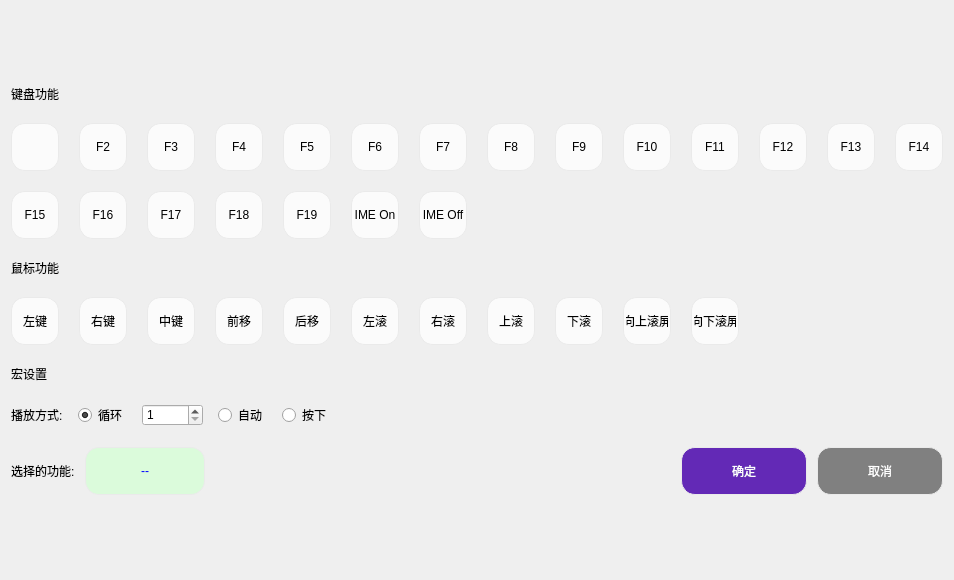
<?xml version="1.0" encoding="UTF-8"?>
<ui version="4.0">
 <class>DialogFNPicker</class>
 <widget class="QDialog" name="DialogFNPicker">
  <property name="geometry">
   <rect>
    <x>0</x>
    <y>0</y>
    <width>843</width>
    <height>580</height>
   </rect>
  </property>
  <property name="windowTitle">
   <string>Dialog</string>
  </property>
  <property name="styleSheet">
   <string notr="true">QPushButton {
                    border: 1px solid #EAEAEA;
                    border-radius: 14px;
                    padding: 2px 2px;
                    color: black;
                    outline: none;
                    background-color: #FBFBFB ;
                        min-width:42px;
                        max-width:42px;
                        min-height:42px;}

        QPushButton:hover { background-color: #E0EAE0; border: 1px solid blue;}</string>
  </property>
  <layout class="QHBoxLayout" name="horizontalLayout_4">
   <item>
    <spacer name="horizontalSpacer_4">
     <property name="orientation">
      <enum>Qt::Orientation::Horizontal</enum>
     </property>
     <property name="sizeHint" stdset="0">
      <size>
       <width>101</width>
       <height>20</height>
      </size>
     </property>
    </spacer>
   </item>
   <item>
    <layout class="QVBoxLayout" name="verticalLayout">
     <property name="spacing">
      <number>20</number>
     </property>
     <item>
      <spacer name="verticalSpacer">
       <property name="orientation">
        <enum>Qt::Orientation::Vertical</enum>
       </property>
       <property name="sizeHint" stdset="0">
        <size>
         <width>20</width>
         <height>119</height>
        </size>
       </property>
      </spacer>
     </item>
     <item>
      <widget class="QLabel" name="labelTitle1">
       <property name="text">
        <string>键盘功能</string>
       </property>
      </widget>
     </item>
     <item>
      <layout class="QGridLayout" name="gridLayout1">
       <item row="0" column="0">
        <widget class="QPushButton" name="pushButton_F01">
         <property name="toolTip">
          <string notr="true"/>
         </property>
         <property name="text">
          <string notr="true"/>
         </property>
         <property name="icon">
          <iconset resource="../res.qrc">
           <normaloff>:/images/macro/fn0/fn.png</normaloff>:/images/macro/fn0/fn.png</iconset>
         </property>
         <property name="checkable">
          <bool>true</bool>
         </property>
         <property name="autoExclusive">
          <bool>true</bool>
         </property>
         <attribute name="buttonGroup">
          <string notr="true">buttonGroup</string>
         </attribute>
        </widget>
       </item>
       <item row="0" column="1">
        <widget class="QPushButton" name="pushButton_F02">
         <property name="toolTip">
          <string notr="true"/>
         </property>
         <property name="text">
          <string notr="true">F2</string>
         </property>
         <property name="checkable">
          <bool>true</bool>
         </property>
         <property name="autoExclusive">
          <bool>true</bool>
         </property>
         <attribute name="buttonGroup">
          <string notr="true">buttonGroup</string>
         </attribute>
        </widget>
       </item>
       <item row="0" column="2">
        <widget class="QPushButton" name="pushButton_F03">
         <property name="toolTip">
          <string notr="true"/>
         </property>
         <property name="text">
          <string notr="true">F3</string>
         </property>
         <property name="checkable">
          <bool>true</bool>
         </property>
         <property name="autoExclusive">
          <bool>true</bool>
         </property>
         <attribute name="buttonGroup">
          <string notr="true">buttonGroup</string>
         </attribute>
        </widget>
       </item>
       <item row="0" column="3">
        <widget class="QPushButton" name="pushButton_F04">
         <property name="toolTip">
          <string notr="true"/>
         </property>
         <property name="text">
          <string notr="true">F4</string>
         </property>
         <property name="checkable">
          <bool>true</bool>
         </property>
         <property name="autoExclusive">
          <bool>true</bool>
         </property>
         <attribute name="buttonGroup">
          <string notr="true">buttonGroup</string>
         </attribute>
        </widget>
       </item>
       <item row="0" column="4">
        <widget class="QPushButton" name="pushButton_F05">
         <property name="toolTip">
          <string notr="true"/>
         </property>
         <property name="text">
          <string notr="true">F5</string>
         </property>
         <property name="checkable">
          <bool>true</bool>
         </property>
         <property name="autoExclusive">
          <bool>true</bool>
         </property>
         <attribute name="buttonGroup">
          <string notr="true">buttonGroup</string>
         </attribute>
        </widget>
       </item>
       <item row="0" column="5">
        <widget class="QPushButton" name="pushButton_F06">
         <property name="toolTip">
          <string notr="true"/>
         </property>
         <property name="text">
          <string notr="true">F6</string>
         </property>
         <property name="checkable">
          <bool>true</bool>
         </property>
         <property name="autoExclusive">
          <bool>true</bool>
         </property>
         <attribute name="buttonGroup">
          <string notr="true">buttonGroup</string>
         </attribute>
        </widget>
       </item>
       <item row="0" column="6">
        <widget class="QPushButton" name="pushButton_F07">
         <property name="toolTip">
          <string notr="true"/>
         </property>
         <property name="text">
          <string notr="true">F7</string>
         </property>
         <property name="checkable">
          <bool>true</bool>
         </property>
         <property name="autoExclusive">
          <bool>true</bool>
         </property>
         <attribute name="buttonGroup">
          <string notr="true">buttonGroup</string>
         </attribute>
        </widget>
       </item>
       <item row="0" column="7">
        <widget class="QPushButton" name="pushButton_F08">
         <property name="toolTip">
          <string notr="true"/>
         </property>
         <property name="text">
          <string notr="true">F8</string>
         </property>
         <property name="checkable">
          <bool>true</bool>
         </property>
         <property name="autoExclusive">
          <bool>true</bool>
         </property>
         <attribute name="buttonGroup">
          <string notr="true">buttonGroup</string>
         </attribute>
        </widget>
       </item>
       <item row="0" column="8">
        <widget class="QPushButton" name="pushButton_F09">
         <property name="toolTip">
          <string notr="true"/>
         </property>
         <property name="text">
          <string notr="true">F9</string>
         </property>
         <property name="checkable">
          <bool>true</bool>
         </property>
         <property name="autoExclusive">
          <bool>true</bool>
         </property>
         <attribute name="buttonGroup">
          <string notr="true">buttonGroup</string>
         </attribute>
        </widget>
       </item>
       <item row="0" column="9">
        <widget class="QPushButton" name="pushButton_F10">
         <property name="toolTip">
          <string notr="true"/>
         </property>
         <property name="text">
          <string notr="true">F10</string>
         </property>
         <property name="checkable">
          <bool>true</bool>
         </property>
         <property name="autoExclusive">
          <bool>true</bool>
         </property>
         <attribute name="buttonGroup">
          <string notr="true">buttonGroup</string>
         </attribute>
        </widget>
       </item>
       <item row="0" column="10">
        <widget class="QPushButton" name="pushButton_F11">
         <property name="toolTip">
          <string notr="true"/>
         </property>
         <property name="text">
          <string notr="true">F11</string>
         </property>
         <property name="checkable">
          <bool>true</bool>
         </property>
         <property name="autoExclusive">
          <bool>true</bool>
         </property>
         <attribute name="buttonGroup">
          <string notr="true">buttonGroup</string>
         </attribute>
        </widget>
       </item>
       <item row="0" column="11">
        <widget class="QPushButton" name="pushButton_F12">
         <property name="toolTip">
          <string notr="true"/>
         </property>
         <property name="text">
          <string notr="true">F12</string>
         </property>
         <property name="checkable">
          <bool>true</bool>
         </property>
         <property name="autoExclusive">
          <bool>true</bool>
         </property>
         <attribute name="buttonGroup">
          <string notr="true">buttonGroup</string>
         </attribute>
        </widget>
       </item>
       <item row="0" column="12">
        <widget class="QPushButton" name="pushButton_F13">
         <property name="toolTip">
          <string notr="true"/>
         </property>
         <property name="text">
          <string notr="true">F13</string>
         </property>
         <property name="checkable">
          <bool>true</bool>
         </property>
         <property name="autoExclusive">
          <bool>true</bool>
         </property>
         <attribute name="buttonGroup">
          <string notr="true">buttonGroup</string>
         </attribute>
        </widget>
       </item>
       <item row="0" column="13">
        <widget class="QPushButton" name="pushButton_F14">
         <property name="toolTip">
          <string notr="true"/>
         </property>
         <property name="text">
          <string notr="true">F14</string>
         </property>
         <property name="checkable">
          <bool>true</bool>
         </property>
         <property name="autoExclusive">
          <bool>true</bool>
         </property>
         <attribute name="buttonGroup">
          <string notr="true">buttonGroup</string>
         </attribute>
        </widget>
       </item>
       <item row="1" column="0">
        <widget class="QPushButton" name="pushButton_F15">
         <property name="toolTip">
          <string notr="true"/>
         </property>
         <property name="text">
          <string notr="true">F15</string>
         </property>
         <property name="checkable">
          <bool>true</bool>
         </property>
         <property name="autoExclusive">
          <bool>true</bool>
         </property>
         <attribute name="buttonGroup">
          <string notr="true">buttonGroup</string>
         </attribute>
        </widget>
       </item>
       <item row="1" column="1">
        <widget class="QPushButton" name="pushButton_F16">
         <property name="toolTip">
          <string notr="true"/>
         </property>
         <property name="text">
          <string notr="true">F16</string>
         </property>
         <property name="checkable">
          <bool>true</bool>
         </property>
         <property name="autoExclusive">
          <bool>true</bool>
         </property>
         <attribute name="buttonGroup">
          <string notr="true">buttonGroup</string>
         </attribute>
        </widget>
       </item>
       <item row="1" column="2">
        <widget class="QPushButton" name="pushButton_F17">
         <property name="toolTip">
          <string notr="true"/>
         </property>
         <property name="text">
          <string notr="true">F17</string>
         </property>
         <property name="checkable">
          <bool>true</bool>
         </property>
         <property name="autoExclusive">
          <bool>true</bool>
         </property>
         <attribute name="buttonGroup">
          <string notr="true">buttonGroup</string>
         </attribute>
        </widget>
       </item>
       <item row="1" column="3">
        <widget class="QPushButton" name="pushButton_F18">
         <property name="toolTip">
          <string notr="true"/>
         </property>
         <property name="text">
          <string notr="true">F18</string>
         </property>
         <property name="checkable">
          <bool>true</bool>
         </property>
         <property name="autoExclusive">
          <bool>true</bool>
         </property>
         <attribute name="buttonGroup">
          <string notr="true">buttonGroup</string>
         </attribute>
        </widget>
       </item>
       <item row="1" column="4">
        <widget class="QPushButton" name="pushButton_F19">
         <property name="toolTip">
          <string notr="true"/>
         </property>
         <property name="text">
          <string notr="true">F19</string>
         </property>
         <property name="checkable">
          <bool>true</bool>
         </property>
         <property name="autoExclusive">
          <bool>true</bool>
         </property>
         <attribute name="buttonGroup">
          <string notr="true">buttonGroup</string>
         </attribute>
        </widget>
       </item>
       <item row="1" column="5">
        <widget class="QPushButton" name="pushButton_F20">
         <property name="toolTip">
          <string notr="true"/>
         </property>
         <property name="text">
          <string notr="true">IME On</string>
         </property>
         <property name="checkable">
          <bool>true</bool>
         </property>
         <property name="autoExclusive">
          <bool>true</bool>
         </property>
         <attribute name="buttonGroup">
          <string notr="true">buttonGroup</string>
         </attribute>
        </widget>
       </item>
       <item row="1" column="6">
        <widget class="QPushButton" name="pushButton_F21">
         <property name="toolTip">
          <string notr="true"/>
         </property>
         <property name="text">
          <string notr="true">IME Off</string>
         </property>
         <property name="checkable">
          <bool>true</bool>
         </property>
         <property name="autoExclusive">
          <bool>true</bool>
         </property>
         <attribute name="buttonGroup">
          <string notr="true">buttonGroup</string>
         </attribute>
        </widget>
       </item>
      </layout>
     </item>
     <item>
      <widget class="QLabel" name="labelTitle2">
       <property name="text">
        <string>鼠标功能</string>
       </property>
      </widget>
     </item>
     <item>
      <layout class="QHBoxLayout" name="horizontalLayout">
       <item>
        <widget class="QPushButton" name="pushButton_Mouse00">
         <property name="text">
          <string>左键</string>
         </property>
         <property name="checkable">
          <bool>true</bool>
         </property>
         <property name="autoExclusive">
          <bool>true</bool>
         </property>
         <attribute name="buttonGroup">
          <string notr="true">buttonGroup</string>
         </attribute>
        </widget>
       </item>
       <item>
        <widget class="QPushButton" name="pushButton_Mouse01">
         <property name="text">
          <string>右键</string>
         </property>
         <property name="checkable">
          <bool>true</bool>
         </property>
         <property name="autoExclusive">
          <bool>true</bool>
         </property>
         <attribute name="buttonGroup">
          <string notr="true">buttonGroup</string>
         </attribute>
        </widget>
       </item>
       <item>
        <widget class="QPushButton" name="pushButton_Mouse02">
         <property name="text">
          <string>中键</string>
         </property>
         <property name="checkable">
          <bool>true</bool>
         </property>
         <property name="autoExclusive">
          <bool>true</bool>
         </property>
         <attribute name="buttonGroup">
          <string notr="true">buttonGroup</string>
         </attribute>
        </widget>
       </item>
       <item>
        <widget class="QPushButton" name="pushButton_Mouse03">
         <property name="text">
          <string>前移</string>
         </property>
         <property name="checkable">
          <bool>true</bool>
         </property>
         <property name="autoExclusive">
          <bool>true</bool>
         </property>
         <attribute name="buttonGroup">
          <string notr="true">buttonGroup</string>
         </attribute>
        </widget>
       </item>
       <item>
        <widget class="QPushButton" name="pushButton_Mouse04">
         <property name="text">
          <string>后移</string>
         </property>
         <property name="checkable">
          <bool>true</bool>
         </property>
         <property name="autoExclusive">
          <bool>true</bool>
         </property>
         <attribute name="buttonGroup">
          <string notr="true">buttonGroup</string>
         </attribute>
        </widget>
       </item>
       <item>
        <widget class="QPushButton" name="pushButton_Mouse05">
         <property name="text">
          <string>左滚</string>
         </property>
         <property name="checkable">
          <bool>true</bool>
         </property>
         <property name="autoExclusive">
          <bool>true</bool>
         </property>
         <attribute name="buttonGroup">
          <string notr="true">buttonGroup</string>
         </attribute>
        </widget>
       </item>
       <item>
        <widget class="QPushButton" name="pushButton_Mouse06">
         <property name="text">
          <string>右滚</string>
         </property>
         <property name="checkable">
          <bool>true</bool>
         </property>
         <property name="autoExclusive">
          <bool>true</bool>
         </property>
         <attribute name="buttonGroup">
          <string notr="true">buttonGroup</string>
         </attribute>
        </widget>
       </item>
       <item>
        <widget class="QPushButton" name="pushButton_Mouse07">
         <property name="text">
          <string>上滚</string>
         </property>
         <property name="checkable">
          <bool>true</bool>
         </property>
         <property name="autoExclusive">
          <bool>true</bool>
         </property>
         <attribute name="buttonGroup">
          <string notr="true">buttonGroup</string>
         </attribute>
        </widget>
       </item>
       <item>
        <widget class="QPushButton" name="pushButton_Mouse08">
         <property name="text">
          <string>下滚</string>
         </property>
         <property name="checkable">
          <bool>true</bool>
         </property>
         <property name="autoExclusive">
          <bool>true</bool>
         </property>
         <attribute name="buttonGroup">
          <string notr="true">buttonGroup</string>
         </attribute>
        </widget>
       </item>
       <item>
        <widget class="QPushButton" name="pushButton_Mouse09">
         <property name="text">
          <string>向上滚屏</string>
         </property>
         <property name="checkable">
          <bool>true</bool>
         </property>
         <property name="autoExclusive">
          <bool>true</bool>
         </property>
         <attribute name="buttonGroup">
          <string notr="true">buttonGroup</string>
         </attribute>
        </widget>
       </item>
       <item>
        <widget class="QPushButton" name="pushButton_Mouse10">
         <property name="text">
          <string>向下滚屏</string>
         </property>
         <property name="checkable">
          <bool>true</bool>
         </property>
         <property name="autoExclusive">
          <bool>true</bool>
         </property>
         <attribute name="buttonGroup">
          <string notr="true">buttonGroup</string>
         </attribute>
        </widget>
       </item>
       <item>
        <spacer name="horizontalSpacer_2">
         <property name="orientation">
          <enum>Qt::Orientation::Horizontal</enum>
         </property>
         <property name="sizeHint" stdset="0">
          <size>
           <width>40</width>
           <height>20</height>
          </size>
         </property>
        </spacer>
       </item>
      </layout>
     </item>
     <item>
      <widget class="QLabel" name="labelTitle3">
       <property name="text">
        <string>宏设置</string>
       </property>
      </widget>
     </item>
     <item>
      <layout class="QHBoxLayout" name="horizontalLayout_3">
       <property name="spacing">
        <number>15</number>
       </property>
       <item>
        <widget class="QLabel" name="labelTitle">
         <property name="text">
          <string>播放方式:</string>
         </property>
        </widget>
       </item>
       <item>
        <widget class="QRadioButton" name="radioButtonM1">
         <property name="text">
          <string>循环</string>
         </property>
         <property name="checked">
          <bool>true</bool>
         </property>
        </widget>
       </item>
       <item>
        <widget class="QSpinBox" name="spinBoxM">
         <property name="minimum">
          <number>1</number>
         </property>
         <property name="maximum">
          <number>10000</number>
         </property>
        </widget>
       </item>
       <item>
        <widget class="QRadioButton" name="radioButtonM2">
         <property name="text">
          <string>自动</string>
         </property>
        </widget>
       </item>
       <item>
        <widget class="QRadioButton" name="radioButtonM3">
         <property name="text">
          <string>按下</string>
         </property>
        </widget>
       </item>
       <item>
        <spacer name="horizontalSpacer">
         <property name="orientation">
          <enum>Qt::Orientation::Horizontal</enum>
         </property>
         <property name="sizeHint" stdset="0">
          <size>
           <width>40</width>
           <height>20</height>
          </size>
         </property>
        </spacer>
       </item>
      </layout>
     </item>
     <item>
      <layout class="QGridLayout" name="gridLayout2"/>
     </item>
     <item>
      <spacer name="verticalSpacer_3">
       <property name="orientation">
        <enum>Qt::Orientation::Vertical</enum>
       </property>
       <property name="sizeHint" stdset="0">
        <size>
         <width>20</width>
         <height>40</height>
        </size>
       </property>
      </spacer>
     </item>
     <item>
      <layout class="QHBoxLayout" name="horizontalLayout_8">
       <property name="spacing">
        <number>10</number>
       </property>
       <item>
        <widget class="QLabel" name="labelTitle4">
         <property name="text">
          <string>选择的功能:</string>
         </property>
        </widget>
       </item>
       <item>
        <widget class="QLabel" name="labelSelect1">
         <property name="minimumSize">
          <size>
           <width>120</width>
           <height>0</height>
          </size>
         </property>
         <property name="styleSheet">
          <string notr="true">                    border: 1px solid #EAEAEA;
                    border-radius: 14px;
                    padding: 2px 2px;
                    color: blue;
                    background-color: #DBFBDB ;
                    width: 80px;</string>
         </property>
         <property name="text">
          <string>--</string>
         </property>
         <property name="alignment">
          <set>Qt::AlignmentFlag::AlignCenter</set>
         </property>
        </widget>
       </item>
       <item>
        <spacer name="horizontalSpacer_9">
         <property name="orientation">
          <enum>Qt::Orientation::Horizontal</enum>
         </property>
         <property name="sizeHint" stdset="0">
          <size>
           <width>240</width>
           <height>20</height>
          </size>
         </property>
        </spacer>
       </item>
       <item>
        <widget class="QPushButton" name="pushButtonOK">
         <property name="styleSheet">
          <string notr="true">background: #6329B6;color:white;width:120px;</string>
         </property>
         <property name="text">
          <string>确定</string>
         </property>
        </widget>
       </item>
       <item>
        <widget class="QPushButton" name="pushButtonCancel">
         <property name="styleSheet">
          <string notr="true">background: gray;color:white;width:120px;</string>
         </property>
         <property name="text">
          <string>取消</string>
         </property>
        </widget>
       </item>
      </layout>
     </item>
     <item>
      <spacer name="verticalSpacer_2">
       <property name="orientation">
        <enum>Qt::Orientation::Vertical</enum>
       </property>
       <property name="sizeHint" stdset="0">
        <size>
         <width>20</width>
         <height>118</height>
        </size>
       </property>
      </spacer>
     </item>
    </layout>
   </item>
   <item>
    <spacer name="horizontalSpacer_5">
     <property name="orientation">
      <enum>Qt::Orientation::Horizontal</enum>
     </property>
     <property name="sizeHint" stdset="0">
      <size>
       <width>101</width>
       <height>20</height>
      </size>
     </property>
    </spacer>
   </item>
  </layout>
 </widget>
 <resources>
  <include location="../res.qrc"/>
 </resources>
 <connections/>
 <buttongroups>
  <buttongroup name="buttonGroup"/>
 </buttongroups>
</ui>
